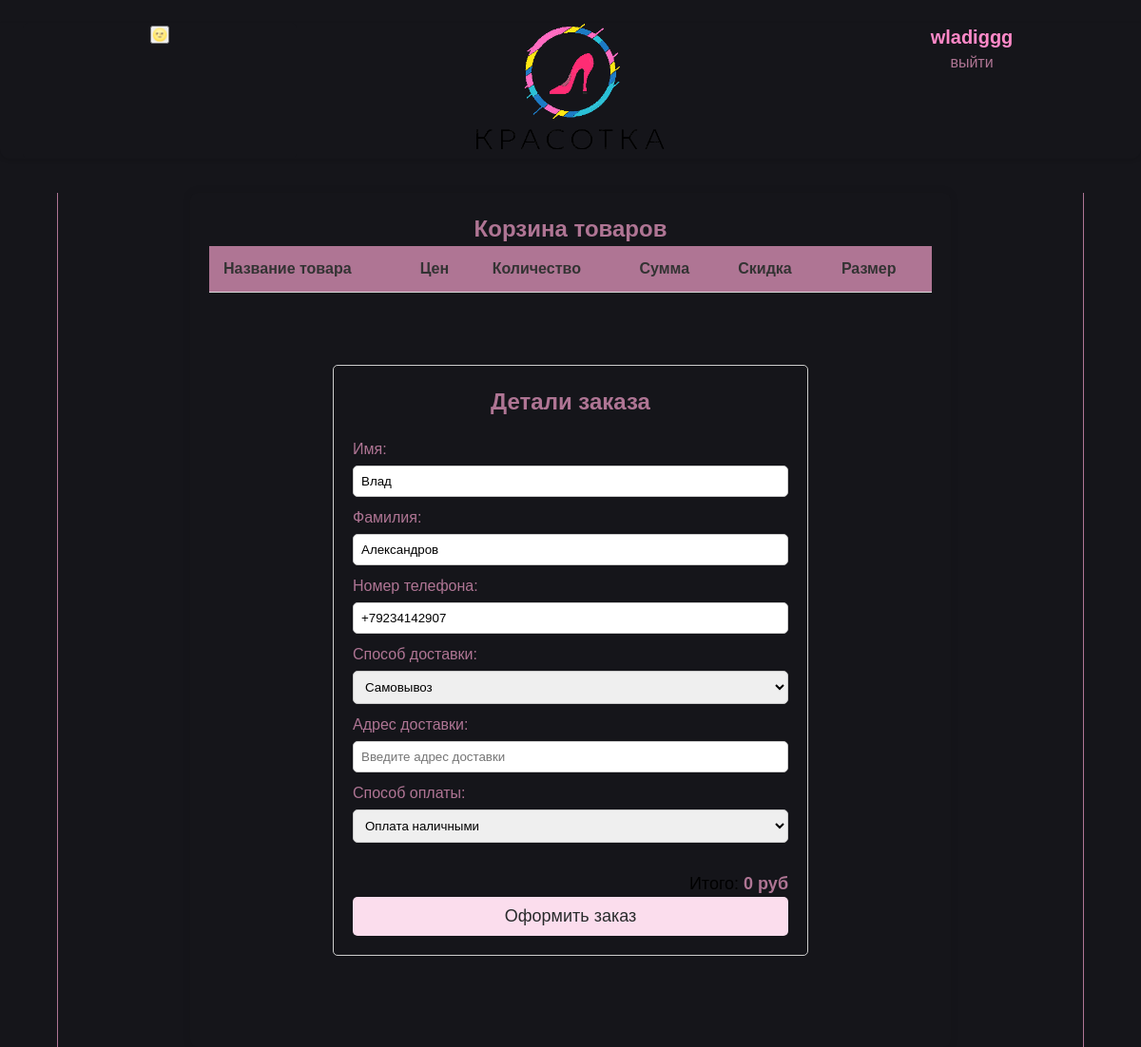
/orders/create-order/ (signed in), run on an earlier commit of the app's database.
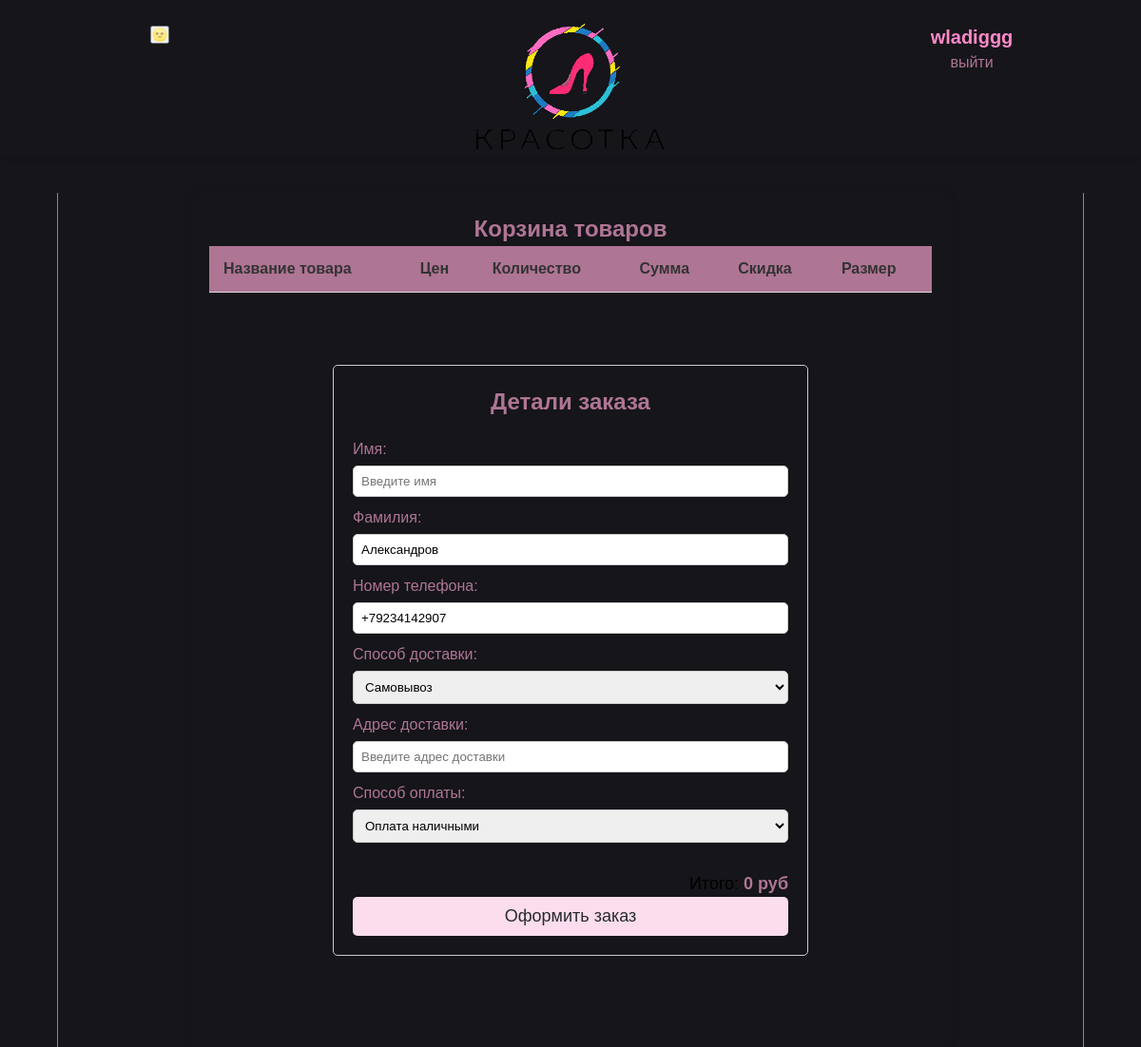
And on a later commit of the database.
### users/models.py (models this page shows)
class User(AbstractUser):
    photo = models.ImageField(upload_to='users/%Y/%m/%d', blank=True, null=True, verbose_name='Фотографии')
    last_name = models.CharField(max_length=32, blank=True, null=True, verbose_name='Фамилия')
    phone_number = models.CharField(max_length=15, blank=True, null=True, verbose_name='Телефон')
    review = models.BooleanField(default=False, null=True, blank=True, verbose_name='Оставлен отзыв')
    agreement = models.BooleanField(default=False, null=True, blank=True, verbose_name='Соглашение')
    class Meta:
        verbose_name = 'Пользователь'
        verbose_name_plural = 'Пользователи'

### orders/views.py (the view, shortened to what this page needs)
# urls.py: path('create-order/', CreateOrderView.as_view(), name='create_order')
class CreateOrderView(View):
    def get(self, request, *args, **kwargs):
        carts = get_cart_user(request)
        data = {
            'carts': carts,
            'form': CreateOrderForm(),
        }
        return render(request, 'create_order.html', data)

### orders/forms.py (shortened to what this page needs)
class CreateOrderForm(forms.Form):
    first_name = forms.CharField(label='Имя', max_length=100, required=True)
    last_name = forms.CharField(label='Фамилия', max_length=100, required=True)
    phone_number = forms.CharField(label='Номер телефона', max_length=12, required=True)
    delivery_method = forms.ChoiceField(label='Способ доставки', choices=[(0, 'Самовывоз'), (1, 'Доставка')])
    address = forms.CharField(label='Адрес доставки', max_length=255, required=False)
    payment_method = forms.ChoiceField(label='Способ оплаты', choices=[(0, 'Оплата наличными'), (1, 'Оплата картой')])

### cart/models.py (called while the page is built)
    def total_price(self):
        return sum(cart.product_price() for cart in self)

### cart/utils.py (called while the page is built)
def get_cart_user(request):
    if request.user.is_authenticated:
        return Cart.objects.filter(user=request.user)
    if not request.session.session_key:
        request.session.create()
    return Cart.objects.filter(session_key=request.session.session_key)

### orders/templates/create_order.html (shortened to what this page needs)
{% extends 'base_auth.html' %}
{% load static %}
{% block content %}
<div class="cart_container">
    <h1>Корзина товаров</h1>
    <table>
        <thead>
        <tr>
            <th>Название товара</th>
            <th>Цен</th>
            <th>Количество</th>
            <th>Сумма</th>
            <th>Скидка</th>
            <th>Размер</th>
        </tr>
        </thead>
    </table>
    <div class="order_data">
        <h1>Детали заказа</h1>
        <form action="{% url 'orders:create_order'%}" method="post">
            <div>
                <label for="first_name">Имя:</label>
                <input placeholder="Введите имя" type="text" id="first_name"
                       value="{% if user.first_name %}{{user.first_name}}{% endif %}"
                       name="first_name" required>
                <label for="last_name">Фамилия:</label>
                <input placeholder="Введите фамилию" type="text" id="last_name"
                       value="{% if user.last_name %}{{user.last_name}}{% endif %}"
                       name="last_name" required>
            </div>
            <div>
                <label for="phone_number">Номер телефона:</label>
                <input type="tel" id="phone_number" name="phone_number"
                       value="{% if user.phone_number %}{{user.phone_number}}{% endif %}"
                       placeholder="В формате XXX-XXX-XX-XX" required>
            </div>
            <div>
                <label for="delivery_method">Способ доставки:</label>
                <select id="delivery_method" name="delivery_method">
                    <option value="0">Самовывоз</option>
                </select>
            </div>
            <div>
                <label for="address">Адрес доставки:</label>
                <input placeholder="Введите адрес доставки" type="text" id="address"
                       value="{% if form.delivery_address.value %}{{form.delivery_address.value}}{% endif %}"
                       name="address">
            </div>
            <div>
                <label for="payment_method">Способ оплаты:</label>
                <select id="payment_method" name="payment_method">
                    <option value="0">Оплата наличными</option>
                </select>
            </div>
            <div class="total">
                Итого: <span><strong id="total_price"> {{carts.total_price}} руб</strong></span>
            </div>
            <button type="submit">Оформить заказ</button>
        </form>
    </div>
</div>
{% endblock %}

### magaz/templates/base_auth.html (shortened to what this page needs)
<!DOCTYPE html>
{% load static %}
<html lang="ru">
<head>
    <link href="https://fonts.cdnfonts.com/css/gilroy-bold" rel="stylesheet">
    <link rel="stylesheet" href="{% static 'mainApp/css/style.css' %}"/>
    <link rel="stylesheet" href="{% static 'mainApp/css/dark_mode_now.css' %}"/>
</head>
<body>
<header class="header">
    <div class="top_container">
        <div class="logo_container">
            <div class="theme-selector"><input type="button" value="&#x1F31D;"></div>
            <div class="logo">
            <a href="{% url 'index' %}">
                <img src="{% static 'mainApp/img/logogo.png' %}" alt="logo">
            </a>
        </div>
            <div class="sign_in_out">
        {% if user.is_authenticated %}
            <li class="last">
                {% if user.username == 'admin' %}
                    <a href="{% url 'admin:index' %}" class="user-link">
                        <b class="username">{{user.username}}</b>
                    </a>
                {% else %}
                    <a href="{% url 'users:account' %}" class="user-link">
                        <b class="username">{{user.username}}</b>
                    </a>
                {% endif %}
                <a href="{% url 'users:logout' %}" class="logout-link"><p>выйти</p></a>
            </li>
        {% else %}
            <li class="last">
                <a href="{% url 'users:login' %}" class="login-link"><p>Войти</p></a>
                <a href="{% url 'users:register' %}" class="register-link"><p>Регистрация</p></a>
            </li>
        {% endif %}
    </div>
        </div>
    </div>
</header>
<main class="block_content">
    {% block content %}
    {% endblock %}
</main>
</body>
</html>

What changed in the data, as far as the page shows it:
changed User "wladiggg": first_name "Влад" → (not shown)
